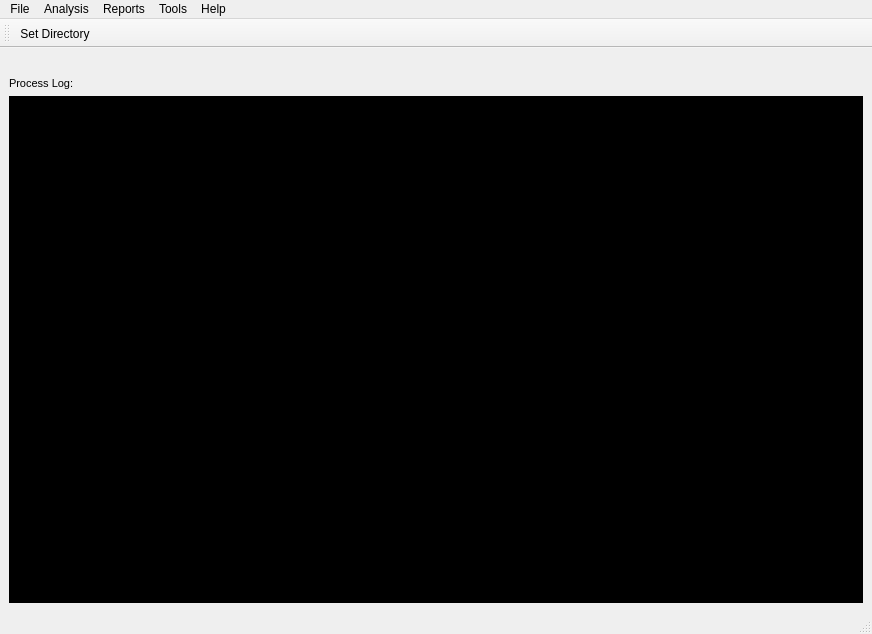
<?xml version="1.0" encoding="UTF-8"?>
<ui version="4.0">
 <class>MainWindow</class>
 <widget class="QMainWindow" name="MainWindow">
  <property name="geometry">
   <rect>
    <x>0</x>
    <y>0</y>
    <width>872</width>
    <height>634</height>
   </rect>
  </property>
  <property name="windowTitle">
   <string>MetaBioDetect                                            Metabarcoding Analysis</string>
  </property>
  <widget class="QWidget" name="centralwidget">
   <layout class="QVBoxLayout" name="verticalLayout">
    <item>
     <widget class="QLabel" name="label_image">
      <property name="styleSheet">
       <string notr="true"/>
      </property>
      <property name="text">
       <string/>
      </property>
      <property name="pixmap">
       <pixmap>../../resources/dna_fixed.png</pixmap>
      </property>
      <property name="scaledContents">
       <bool>true</bool>
      </property>
     </widget>
    </item>
    <item>
     <widget class="QLabel" name="label_process_log">
      <property name="font">
       <font>
        <pointsize>8</pointsize>
       </font>
      </property>
      <property name="text">
       <string>Process Log:</string>
      </property>
     </widget>
    </item>
    <item>
     <widget class="QTextEdit" name="console_area">
      <property name="styleSheet">
       <string notr="true">QTextEdit { background-color: black; color: white; font: &quot;Consolas&quot;; padding: 10px 10px 10px 10px;}

</string>
      </property>
     </widget>
    </item>
   </layout>
  </widget>
  <widget class="QMenuBar" name="menubar">
   <property name="geometry">
    <rect>
     <x>0</x>
     <y>0</y>
     <width>872</width>
     <height>26</height>
    </rect>
   </property>
   <widget class="QMenu" name="menuFile">
    <property name="title">
     <string>File</string>
    </property>
    <widget class="QMenu" name="menuExport">
     <property name="title">
      <string>Export</string>
     </property>
     <addaction name="action_save_log"/>
    </widget>
    <addaction name="actionSet_directory"/>
    <addaction name="separator"/>
    <addaction name="menuExport"/>
    <addaction name="separator"/>
    <addaction name="actionExit"/>
    <addaction name="separator"/>
   </widget>
   <widget class="QMenu" name="menuAnalysis">
    <property name="title">
     <string>Analysis</string>
    </property>
    <widget class="QMenu" name="menu8_Taxonomic_assignment">
     <property name="title">
      <string>8 Taxonomic Assignment</string>
     </property>
     <addaction name="actionBlast_Online_Alignment"/>
     <addaction name="separator"/>
     <addaction name="actionBlast_Local_Alignment"/>
     <addaction name="separator"/>
     <addaction name="actionCustom_Database"/>
    </widget>
    <widget class="QMenu" name="menu6_Clustering">
     <property name="title">
      <string>6 Clustering</string>
     </property>
     <addaction name="actionASV"/>
     <addaction name="separator"/>
     <addaction name="actionOTU"/>
    </widget>
    <addaction name="action1_Adaptor_Trimmimg"/>
    <addaction name="separator"/>
    <addaction name="action2_Primer_Trimmimg"/>
    <addaction name="separator"/>
    <addaction name="action3_Merging_paired_end_reads"/>
    <addaction name="separator"/>
    <addaction name="action4_Quality_filtering"/>
    <addaction name="separator"/>
    <addaction name="action5_Identifying_uniqe_sequences"/>
    <addaction name="separator"/>
    <addaction name="menu6_Clustering"/>
    <addaction name="separator"/>
    <addaction name="action7_Remove_chimeric_reads"/>
    <addaction name="separator"/>
    <addaction name="menu8_Taxonomic_assignment"/>
    <addaction name="separator"/>
    <addaction name="separator"/>
    <addaction name="actionRun_Full_Pipeline"/>
   </widget>
   <widget class="QMenu" name="menuHelp">
    <property name="title">
     <string>Help</string>
    </property>
    <addaction name="actionuser_guide"/>
    <addaction name="actionabout_MetaBioDetect"/>
   </widget>
   <widget class="QMenu" name="menuView">
    <property name="title">
     <string>Reports</string>
    </property>
    <addaction name="actionBLAST_Results_Analysis"/>
    <addaction name="separator"/>
    <addaction name="actionTaxonimy_report"/>
   </widget>
   <widget class="QMenu" name="menuTools">
    <property name="title">
     <string>Tools</string>
    </property>
    <addaction name="actionSample_Management"/>
    <addaction name="separator"/>
    <addaction name="actionBlast_Database"/>
    <addaction name="separator"/>
    <addaction name="actionSettings"/>
   </widget>
   <addaction name="menuFile"/>
   <addaction name="menuAnalysis"/>
   <addaction name="menuView"/>
   <addaction name="menuTools"/>
   <addaction name="menuHelp"/>
  </widget>
  <widget class="QStatusBar" name="statusbar"/>
  <widget class="QToolBar" name="toolBar">
   <property name="windowTitle">
    <string>toolBar</string>
   </property>
   <attribute name="toolBarArea">
    <enum>TopToolBarArea</enum>
   </attribute>
   <attribute name="toolBarBreak">
    <bool>false</bool>
   </attribute>
   <addaction name="actionSet_directory"/>
  </widget>
  <action name="action1_Adaptor_Trimmimg">
   <property name="text">
    <string>1 Adapter Trimmimg</string>
   </property>
  </action>
  <action name="action2_Primer_Trimmimg">
   <property name="text">
    <string>2 Primer Trimmimg</string>
   </property>
  </action>
  <action name="action3_Merging_paired_end_reads">
   <property name="text">
    <string>3 Merging Paired End Reads</string>
   </property>
  </action>
  <action name="action4_Quality_filtering">
   <property name="text">
    <string>4 Quality &amp;&amp; Length Filtering</string>
   </property>
  </action>
  <action name="action5_Identifying_uniqe_sequences">
   <property name="text">
    <string>5 Identifying Unique Sequences</string>
   </property>
  </action>
  <action name="action7_Remove_chimeric_reads">
   <property name="text">
    <string>7 Remove Chimeric Reads</string>
   </property>
  </action>
  <action name="actionSet_directory">
   <property name="text">
    <string>Set Directory</string>
   </property>
  </action>
  <action name="actionLoad_Forward">
   <property name="text">
    <string>Load Forward</string>
   </property>
  </action>
  <action name="actionSAve">
   <property name="text">
    <string>Save</string>
   </property>
  </action>
  <action name="actionSave_As">
   <property name="text">
    <string>Save As</string>
   </property>
  </action>
  <action name="actionExit">
   <property name="text">
    <string>Exit</string>
   </property>
  </action>
  <action name="actionuser_guide">
   <property name="text">
    <string>User Guide</string>
   </property>
  </action>
  <action name="actionabout_MetaBioDetect">
   <property name="text">
    <string>About MetaBioDetect</string>
   </property>
  </action>
  <action name="actionPreferences">
   <property name="text">
    <string>Preferences</string>
   </property>
  </action>
  <action name="actionView_all_windows">
   <property name="text">
    <string>View all windows</string>
   </property>
  </action>
  <action name="actionHide_all_windows">
   <property name="text">
    <string>Hide all windows</string>
   </property>
  </action>
  <action name="action_save_log">
   <property name="text">
    <string>Process Log</string>
   </property>
  </action>
  <action name="actionAs_pdf">
   <property name="text">
    <string>As PDF</string>
   </property>
  </action>
  <action name="actionLoad_Reverse">
   <property name="text">
    <string>Load Reverse</string>
   </property>
  </action>
  <action name="actionTaxonimy_report">
   <property name="text">
    <string>Custom DB Results</string>
   </property>
  </action>
  <action name="actionBlast">
   <property name="text">
    <string>Blast</string>
   </property>
  </action>
  <action name="actionBlast_Online_Alignment">
   <property name="text">
    <string>Blast: Online Alignment</string>
   </property>
  </action>
  <action name="actionCustom_Database">
   <property name="text">
    <string>Custom Database</string>
   </property>
  </action>
  <action name="actionBLAST_Results_Analysis">
   <property name="text">
    <string>BLAST Results</string>
   </property>
  </action>
  <action name="action_5">
   <property name="text">
    <string/>
   </property>
  </action>
  <action name="actionSample_Management">
   <property name="text">
    <string>Sample Repository</string>
   </property>
  </action>
  <action name="actionBlast_Local_Alignment">
   <property name="text">
    <string>Blast: Local Alignment</string>
   </property>
  </action>
  <action name="actionASV">
   <property name="text">
    <string>ASV Clustering</string>
   </property>
  </action>
  <action name="actionOTU">
   <property name="text">
    <string>OTU Clustering</string>
   </property>
  </action>
  <action name="actionBlast_Database">
   <property name="text">
    <string>Blast DB Management</string>
   </property>
  </action>
  <action name="actionAnalysis_All_in_One">
   <property name="text">
    <string>Analysis All in One</string>
   </property>
  </action>
  <action name="actionRun_Full_Pipeline">
   <property name="text">
    <string>--&gt; Run Full Pipeline</string>
   </property>
  </action>
  <action name="actionSettings">
   <property name="text">
    <string>Settings</string>
   </property>
  </action>
 </widget>
 <resources>
  <include location="../../resources/resource.qrc"/>
 </resources>
 <connections/>
</ui>
